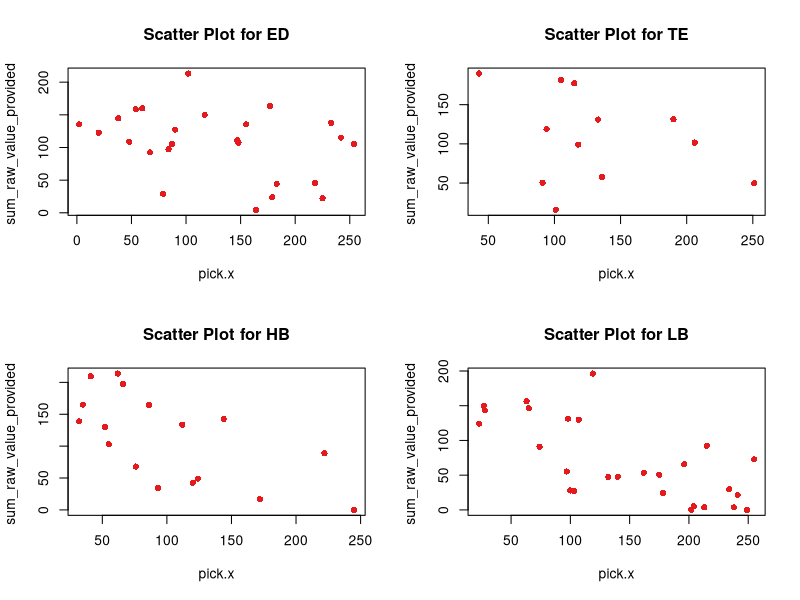
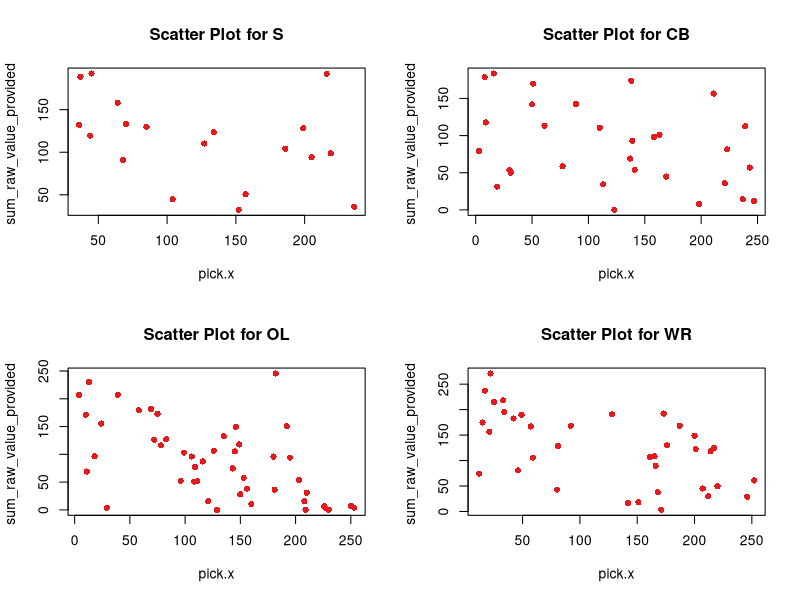
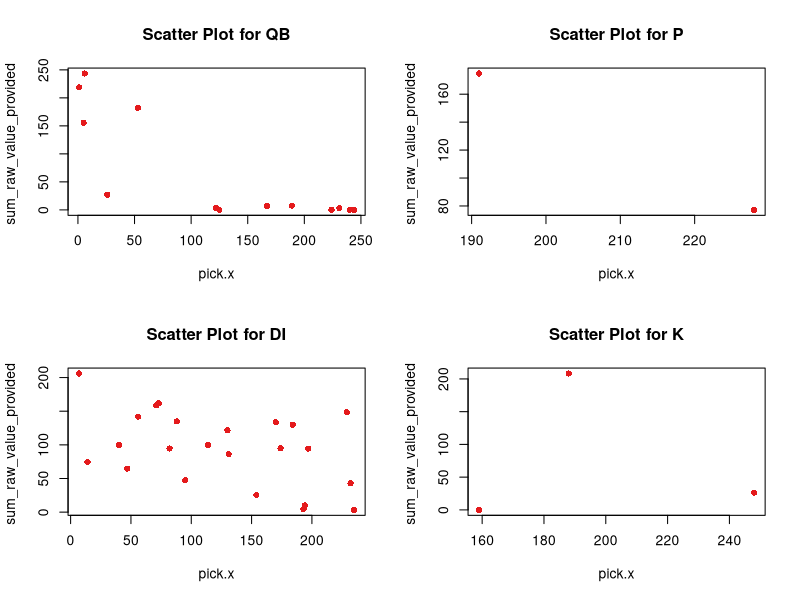
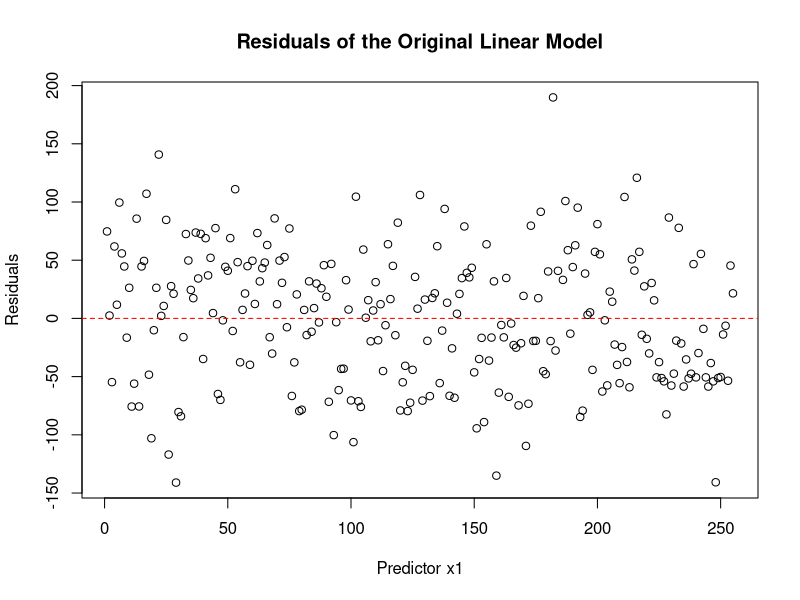
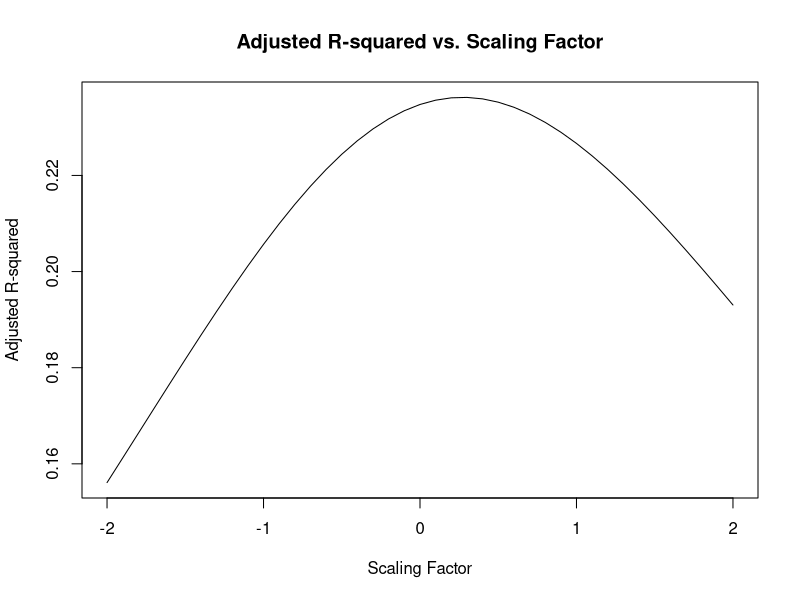

Write R code to recreate these figures, in order.
## ---- chunk 1
library(dplyr)
library(glmnet)
library(RColorBrewer)

setwd(r"{E:\OMSA\Semesters\01_Fall_23\MGMT 6203\Group Project\Models}")
df_all_variables <- read.csv("merged_data_1.csv",header=TRUE)
colnames(df_all_variables)
## ---- chunk 2
df_data <- df_all_variables

unique(df_data$position)
## ---- chunk 3

df_data <- df_data[complete.cases(df_data$position), ]
num_colors <- length(unique(df_data$position))
position_colors <- brewer.pal(num_colors, "Set1")

par(mfrow = c(2, 2))

for (pos in unique(df_data$position)) {
  subset_data <- subset(df_data, position == pos)

  plot(subset_data$pick.x, subset_data$sum_raw_value_provided , 
       col = position_colors[as.factor(pos)],
       pch = 16,  # Use a different symbol if you prefer
       main = paste("Scatter Plot for", pos),
       xlab = "pick.x",
       ylab = "sum_raw_value_provided ")
}

par(mfrow = c(1, 1))
## ---- chunk 4
naive_regression <- lm(sum_raw_value_provided ~ expected_value, data = df_data)
summary(naive_regression)
## ---- chunk 5
residuals <- resid(naive_regression)

selected_x <- c('mean_sentiment','avg_sentiment_indirect_mentions')
XP <- data.matrix(df_data[, selected_x])
residual_data <- data.frame(residuals, x3 = XP)

residual_lm <- lm(residuals ~ XP, data = residual_data)
summary(residual_lm)
## ---- chunk 6
plot(df_data$pick.x, residuals, main = "Residuals of the Original Linear Model",
     xlab = "Predictor x1", ylab = "Residuals")
abline(h = 0, col = "red", lty = 2)

## ---- chunk 7
original_predictions <- predict(naive_regression)
residual_predictions <- predict(residual_lm)

scaling_factor <- 0  # Adjust the scaling factor as needed
scaled_residual_predictions <- scaling_factor * residual_predictions
combined_predictions <- original_predictions + scaled_residual_predictions

selected_x <- c('mean_sentiment','avg_sentiment_indirect_mentions','round.x', 'position')
XP <- data.matrix(df_data[, selected_x])

combined_model <- lm(sum_raw_value_provided ~ combined_predictions, data = df_data)

summary(combined_model)

## ---- chunk 8

scaling_factors <- seq(-2, 2, by = 0.1)
adjusted_r_squared_values <- numeric(length(scaling_factors))

for (i in seq_along(scaling_factors)) {
  scaling_factor <- scaling_factors[i]
  
  original_predictions <- predict(naive_regression)
  
  residual_predictions <- predict(residual_lm)
  
  scaled_residual_predictions <- scaling_factor * residual_predictions
  
  combined_predictions <- original_predictions + scaled_residual_predictions
  
  combined_model <- lm(sum_raw_value_provided  ~ combined_predictions, data = df_data)
  
  adjusted_r_squared_values[i] <- summary(combined_model)$adj.r.squared
}

# Plot the results
plot(scaling_factors, adjusted_r_squared_values, type = "l",
     main = "Adjusted R-squared vs. Scaling Factor",
     xlab = "Scaling Factor", ylab = "Adjusted R-squared")

# Find the optimal scaling factor
optimal_scaling_factor <- scaling_factors[which.max(adjusted_r_squared_values)]
cat("Optimal Scaling Factor:", optimal_scaling_factor, "\n")
cat("Adjusted R-squared with Optimal Scaling Factor:",
    max(adjusted_r_squared_values), "\n")
## ---- chunk 9

original_predictions <- predict(naive_regression)
residual_predictions <- predict(residual_lm)

scaling_factor <- 0.3
scaled_residual_predictions <- scaling_factor * residual_predictions
combined_predictions <- original_predictions + scaled_residual_predictions

selected_x <- c('mean_sentiment','avg_sentiment_indirect_mentions','round.x', 'position')
XP <- data.matrix(df_data[, selected_x])

combined_model <- lm(sum_raw_value_provided  ~ combined_predictions, data = df_data)

model_summary <- summary(combined_model)
original_summary <- summary(original_predictions)
residual_summary <- summary(residual_predictions)

print(model_summary)
print(naive_regression)
print(residual_lm)

